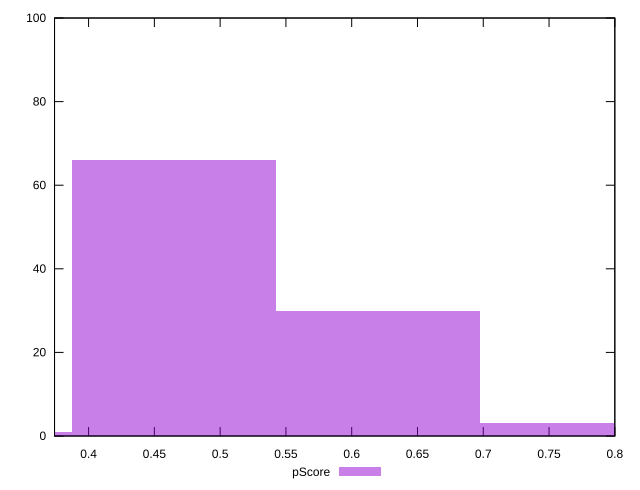

Source code (gnuplot):
reset

$pScore <<EOF
0.46500125447308366 66
0.6200016726307782 30
0.3100008363153891 1
0.7750020907884727 3
EOF

set key outside below
set boxwidth 0.15500041815769455
set xrange [0.37411764705882355:0.8]
set yrange [0:100]
set trange [0:100]
set style fill transparent solid 0.5 noborder
set terminal svg size 640, 490 enhanced background rgb 'white'
set output "report_00013_2021-02-09T12-04-24.940Z/uses-http2/samples/pages+cached+noadtech/pScore/histogram.svg"

plot $pScore title "pScore" with boxes

reset
